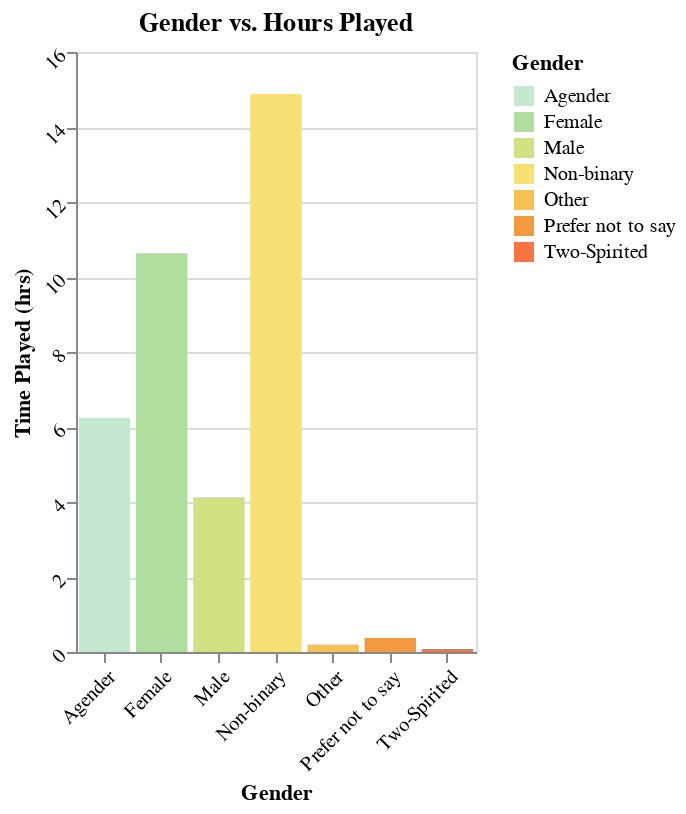

The notebook cell this image was saved under:
### Markdown cell above
Figure 2.5: Experience vs. Time Played plot

### Code cell
gender_aggregated = player_tidy.groupby("gender")["played_hours"].mean().reset_index()

gender_plot= alt.Chart(gender_aggregated, title = "Gender vs. Hours Played").mark_bar().encode(
    x= alt.X('gender').title('Gender'),
    y= alt.Y('played_hours').title('Time Played (hrs)'),
    color=alt.Color('gender', legend=alt.Legend(title='Gender'), scale=alt.Scale(scheme='lightmulti')
)).properties(
        width = 200,
        height = 300
).configure_axis(
    labelAngle=-45
)
                                                                                   
gender_plot

### Figure 1 — Vega-Lite specification as saved in the notebook (floating-point values rounded to 4 significant figures)
{"config": {"view": {"continuousWidth": 300, "continuousHeight": 300}, "axis": {"labelAngle": -45}}, "data": {"name": "data-fabbc66813a829705bdeb4e32cef05bd"}, "mark": {"type": "bar"}, "encoding": {"color": {"field": "gender", "legend": {"title": "Gender"}, "scale": {"scheme": "lightmulti"}, "type": "nominal"}, "x": {"field": "gender", "title": "Gender", "type": "nominal"}, "y": {"field": "played_hours", "title": "Time Played (hrs)", "type": "quantitative"}}, "height": 300, "title": "Gender vs. Hours Played", "width": 200, "$schema": "https://vega.github.io/schema/vega-lite/v5.20.1.json", "datasets": {"data-fabbc66813a829705bdeb4e32cef05bd": [{"gender": "Agender", "played_hours": 6.25}, {"gender": "Female", "played_hours": 10.64}, {"gender": "Male", "played_hours": 4.127}, {"gender": "Non-binary", "played_hours": 14.88}, {"gender": "Other", "played_hours": 0.2}, {"gender": "Prefer not to say", "played_hours": 0.3727}, {"gender": "Two-Spirited", "played_hours": 0.08333}]}}
